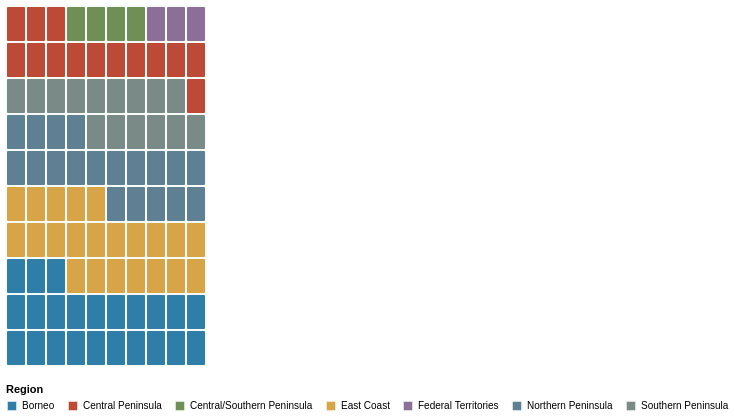

Express this chart as Vega-Lite.
### Vega-Lite specification from a JSON file in a GitHub repository (floating-point values rounded to 4 significant figures)
{"$schema": "https://vega.github.io/schema/vega-lite/v6.json", "width": "container", "height": 360, "data": {"sequence": {"start": 1, "stop": 101, "step": 1, "as": "cell"}}, "transform": [{"calculate": "(datum.cell - 1) % 10", "as": "column"}, {"calculate": "floor((datum.cell - 1) / 10)", "as": "row"}, {"calculate": "datum.cell <= 23 ? 'Borneo' : datum.cell <= 45 ? 'East Coast' : datum.cell <= 64 ? 'Northern Peninsula' : datum.cell <= 79 ? 'Southern Peninsula' : datum.cell <= 93 ? 'Central Peninsula' : datum.cell <= 97 ? 'Central/Southern Peninsula' : 'Federal Territories'", "as": "region"}, {"calculate": "datum.region == 'Borneo' ? 411 : datum.region == 'East Coast' ? 368 : datum.region == 'Northern Peninsula' ? 326 : datum.region == 'Southern Peninsula' ? 247 : datum.region == 'Central Peninsula' ? 236 : datum.region == 'Central/Southern Peninsula' ? 65 : 46", "as": "stations"}, {"calculate": "datum.stations / 1699", "as": "share"}], "layer": [{"mark": {"type": "rect", "cornerRadius": 2, "stroke": "#f7fbf8", "strokeWidth": 2}, "encoding": {"x": {"field": "column", "type": "ordinal", "title": null, "axis": null}, "y": {"field": "row", "type": "ordinal", "title": null, "sort": "descending", "axis": null}, "color": {"field": "region", "type": "nominal", "title": "Region", "scale": {"range": ["#2f7ea8", "#bd4a36", "#6f8f56", "#d8a448", "#8b6f96", "#5f7f92", "#7a8a86"]}}, "tooltip": [{"field": "region", "type": "nominal", "title": "Region"}, {"field": "stations", "type": "quantitative", "title": "Mappable stations"}, {"field": "share", "type": "quantitative", "title": "Share of stations", "format": ".1%"}]}}], "config": {"view": {"stroke": null}, "legend": {"orient": "bottom", "direction": "horizontal"}}}
